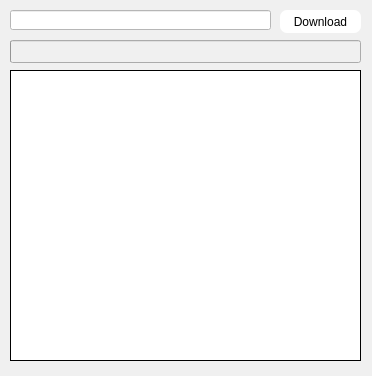
<?xml version="1.0" encoding="UTF-8"?>
<ui version="4.0">
 <class>Form</class>
 <widget class="QWidget" name="Form">
  <property name="geometry">
   <rect>
    <x>0</x>
    <y>0</y>
    <width>372</width>
    <height>376</height>
   </rect>
  </property>
  <property name="minimumSize">
   <size>
    <width>372</width>
    <height>376</height>
   </size>
  </property>
  <property name="maximumSize">
   <size>
    <width>372</width>
    <height>376</height>
   </size>
  </property>
  <property name="cursor">
   <cursorShape>ArrowCursor</cursorShape>
  </property>
  <property name="windowTitle">
   <string>YouSound v1.0</string>
  </property>
  <property name="windowIcon">
   <iconset>
    <normaloff>icon.ico</normaloff>icon.ico</iconset>
  </property>
  <property name="styleSheet">
   <string notr="true">QWidget{
	background-color: rgb(240, 240, 240);
}

QFrame{
	border: none;
}

QLineEdit{
	background-color : white;
}</string>
  </property>
  <property name="locale">
   <locale language="Russian" country="Ukraine"/>
  </property>
  <widget class="QPushButton" name="pushButton">
   <property name="geometry">
    <rect>
     <x>280</x>
     <y>10</y>
     <width>81</width>
     <height>23</height>
    </rect>
   </property>
   <property name="styleSheet">
    <string notr="true">QPushButton{
	border-radius:7px;
	background-color:white;
}
QPushButton::hover{
	border-radius:7px;
	background-color:silver;
}</string>
   </property>
   <property name="text">
    <string>Download</string>
   </property>
  </widget>
  <widget class="QLineEdit" name="lineEdit">
   <property name="geometry">
    <rect>
     <x>10</x>
     <y>10</y>
     <width>261</width>
     <height>20</height>
    </rect>
   </property>
  </widget>
  <widget class="QProgressBar" name="progressBar">
   <property name="geometry">
    <rect>
     <x>10</x>
     <y>40</y>
     <width>351</width>
     <height>23</height>
    </rect>
   </property>
   <property name="maximum">
    <number>100</number>
   </property>
   <property name="value">
    <number>-1</number>
   </property>
   <property name="textVisible">
    <bool>false</bool>
   </property>
   <property name="orientation">
    <enum>Qt::Horizontal</enum>
   </property>
  </widget>
  <widget class="QPlainTextEdit" name="plainTextEdit">
   <property name="enabled">
    <bool>false</bool>
   </property>
   <property name="geometry">
    <rect>
     <x>10</x>
     <y>70</y>
     <width>351</width>
     <height>291</height>
    </rect>
   </property>
   <property name="autoFillBackground">
    <bool>true</bool>
   </property>
   <property name="styleSheet">
    <string notr="true">QPlainTextEdit{
	background-color: white;
	border: 1px solid black;
	color:black;
}</string>
   </property>
  </widget>
 </widget>
 <resources/>
 <connections/>
</ui>
